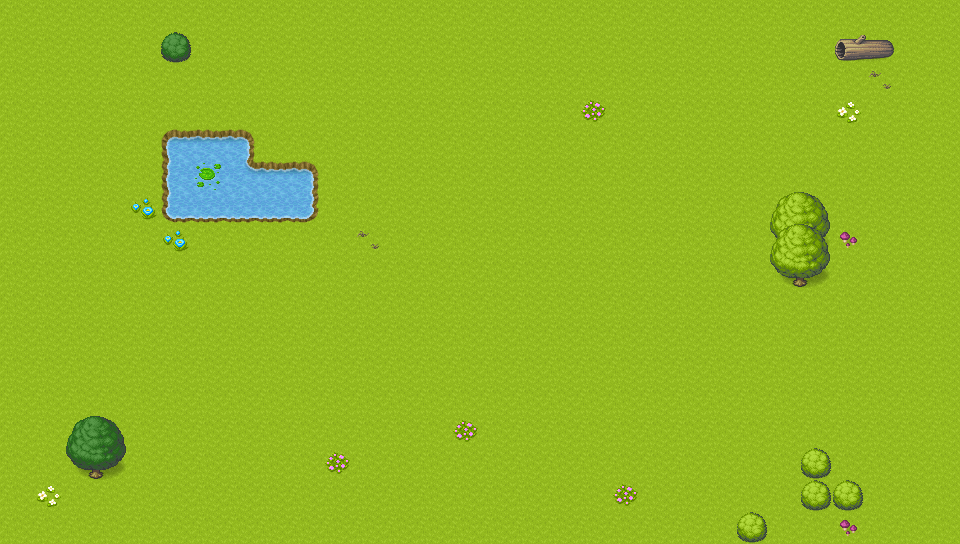

The image is a tile-based game level rendered from a .tmx file. Its description and complete source (layers, tilesets, objects, tile grids) follow:
An orthogonal 30x17 tile map with 32x32 px tiles, 4 tile layers (floor, water, decorations, obstacles), 2 tilesets.

<map version="1.9" tiledversion="1.9.2" orientation="orthogonal" renderorder="right-down" width="30" height="17" tilewidth="32" tileheight="32" infinite="0" nextlayerid="5" nextobjectid="1">
 <tileset firstgid="1" source="[Base]BaseChip_pipo.tsx" />
 <tileset firstgid="1065" source="[A]Water_pipo.tsx" />
 <layer id="1" name="floor" width="30" height="17">
  <data encoding="csv">
1,1,1,1,1,1,1,1,1,1,1,1,1,1,1,1,1,1,1,1,1,1,1,1,1,1,1,1,1,1,
1,1,1,1,1,1,1,1,1,1,1,1,1,1,1,1,1,1,1,1,1,1,1,1,1,1,1,1,1,1,
1,1,1,1,1,1,1,1,1,1,1,1,1,1,1,1,1,1,1,1,1,1,1,1,1,1,1,1,1,1,
1,1,1,1,1,1,1,1,1,1,1,1,1,1,1,1,1,1,1,1,1,1,1,1,1,1,1,1,1,1,
1,1,1,1,1,1,1,1,1,1,1,1,1,1,1,1,1,1,1,1,1,1,1,1,1,1,1,1,1,1,
1,1,1,1,1,1,1,1,1,1,1,1,1,1,1,1,1,1,1,1,1,1,1,1,1,1,1,1,1,1,
1,1,1,1,1,1,1,1,1,1,1,1,1,1,1,1,1,1,1,1,1,1,1,1,1,1,1,1,1,1,
1,1,1,1,1,1,1,1,1,1,1,1,1,1,1,1,1,1,1,1,1,1,1,1,1,1,1,1,1,1,
1,1,1,1,1,1,1,1,1,1,1,1,1,1,1,1,1,1,1,1,1,1,1,1,1,1,1,1,1,1,
1,1,1,1,1,1,1,1,1,1,1,1,1,1,1,1,1,1,1,1,1,1,1,1,1,1,1,1,1,1,
1,1,1,1,1,1,1,1,1,1,1,1,1,1,1,1,1,1,1,1,1,1,1,1,1,1,1,1,1,1,
1,1,1,1,1,1,1,1,1,1,1,1,1,1,1,1,1,1,1,1,1,1,1,1,1,1,1,1,1,1,
1,1,1,1,1,1,1,1,1,1,1,1,1,1,1,1,1,1,1,1,1,1,1,1,1,1,1,1,1,1,
1,1,1,1,1,1,1,1,1,1,1,1,1,1,1,1,1,1,1,1,1,1,1,1,1,1,1,1,1,1,
1,1,1,1,1,1,1,1,1,1,1,1,1,1,1,1,1,1,1,1,1,1,1,1,1,1,1,1,1,1,
1,1,1,1,1,1,1,1,1,1,1,1,1,1,1,1,1,1,1,1,1,1,1,1,1,1,1,1,1,1,
1,1,1,1,1,1,1,1,1,1,1,1,1,1,1,1,1,1,1,1,1,1,1,1,1,1,1,1,1,1
</data>
 </layer>
 <layer id="2" name="water" width="30" height="17">
  <data encoding="csv">
0,0,0,0,0,0,0,0,0,0,0,0,0,0,0,0,0,0,0,0,0,0,0,0,0,0,0,0,0,0,
0,0,0,0,0,0,0,0,0,0,0,0,0,0,0,0,0,0,0,0,0,0,0,0,0,0,0,0,0,0,
0,0,0,0,0,0,0,0,0,0,0,0,0,0,0,0,0,0,0,0,0,0,0,0,0,0,0,0,0,0,
0,0,0,0,0,0,0,0,0,0,0,0,0,0,0,0,0,0,0,0,0,0,0,0,0,0,0,0,0,0,
0,0,0,0,0,1454,1455,1456,0,0,0,0,0,0,0,0,0,0,0,0,0,0,0,0,0,0,0,0,0,0,
0,0,0,0,0,1518,1519,1717,1455,1456,0,0,0,0,0,0,0,0,0,0,0,0,0,0,0,0,0,0,0,0,
0,0,0,0,0,1582,1583,1583,1583,1584,0,0,0,0,0,0,0,0,0,0,0,0,0,0,0,0,0,0,0,0,
0,0,0,0,0,0,0,0,0,0,0,0,0,0,0,0,0,0,0,0,0,0,0,0,0,0,0,0,0,0,
0,0,0,0,0,0,0,0,0,0,0,0,0,0,0,0,0,0,0,0,0,0,0,0,0,0,0,0,0,0,
0,0,0,0,0,0,0,0,0,0,0,0,0,0,0,0,0,0,0,0,0,0,0,0,0,0,0,0,0,0,
0,0,0,0,0,0,0,0,0,0,0,0,0,0,0,0,0,0,0,0,0,0,0,0,0,0,0,0,0,0,
0,0,0,0,0,0,0,0,0,0,0,0,0,0,0,0,0,0,0,0,0,0,0,0,0,0,0,0,0,0,
0,0,0,0,0,0,0,0,0,0,0,0,0,0,0,0,0,0,0,0,0,0,0,0,0,0,0,0,0,0,
0,0,0,0,0,0,0,0,0,0,0,0,0,0,0,0,0,0,0,0,0,0,0,0,0,0,0,0,0,0,
0,0,0,0,0,0,0,0,0,0,0,0,0,0,0,0,0,0,0,0,0,0,0,0,0,0,0,0,0,0,
0,0,0,0,0,0,0,0,0,0,0,0,0,0,0,0,0,0,0,0,0,0,0,0,0,0,0,0,0,0,
0,0,0,0,0,0,0,0,0,0,0,0,0,0,0,0,0,0,0,0,0,0,0,0,0,0,0,0,0,0
</data>
 </layer>
 <layer id="3" name="decorations" width="30" height="17">
  <data encoding="csv">
0,0,0,0,0,0,0,0,0,0,0,0,0,0,0,0,0,0,0,0,0,0,0,0,0,0,0,0,0,0,
0,0,0,0,0,0,0,0,0,0,0,0,0,0,0,0,0,0,0,0,0,0,0,0,0,0,0,0,0,0,
0,0,0,0,0,0,0,0,0,0,0,0,0,0,0,0,0,0,0,0,0,0,0,0,0,0,0,52,0,0,
0,0,0,0,0,0,0,0,0,0,0,0,0,0,0,0,0,0,54,0,0,0,0,0,0,0,53,0,0,0,
0,0,0,0,0,0,0,0,0,0,0,0,0,0,0,0,0,0,0,0,0,0,0,0,0,0,0,0,0,0,
0,0,0,0,0,0,59,0,0,0,0,0,0,0,0,0,0,0,0,0,0,0,0,0,0,0,0,0,0,0,
0,0,0,0,55,0,0,0,0,0,0,0,0,0,0,0,0,0,0,0,0,0,0,0,0,0,0,0,0,0,
0,0,0,0,0,55,0,0,0,0,0,52,0,0,0,0,0,0,0,0,0,0,0,0,0,0,58,0,0,0,
0,0,0,0,0,0,0,0,0,0,0,0,0,0,0,0,0,0,0,0,0,0,0,0,0,0,0,0,0,0,
0,0,0,0,0,0,0,0,0,0,0,0,0,0,0,0,0,0,0,0,0,0,0,0,0,0,0,0,0,0,
0,0,0,0,0,0,0,0,0,0,0,0,0,0,0,0,0,0,0,0,0,0,0,0,0,0,0,0,0,0,
0,0,0,0,0,0,0,0,0,0,0,0,0,0,0,0,0,0,0,0,0,0,0,0,0,0,0,0,0,0,
0,0,0,0,0,0,0,0,0,0,0,0,0,0,0,0,0,0,0,0,0,0,0,0,0,0,0,0,0,0,
0,0,0,0,0,0,0,0,0,0,0,0,0,0,54,0,0,0,0,0,0,0,0,0,0,0,0,0,0,0,
0,0,0,0,0,0,0,0,0,0,54,0,0,0,0,0,0,0,0,0,0,0,0,0,0,0,0,0,0,0,
0,53,0,0,0,0,0,0,0,0,0,0,0,0,0,0,0,0,0,54,0,0,0,0,0,0,0,0,0,0,
0,0,0,0,0,0,0,0,0,0,0,0,0,0,0,0,0,0,0,0,0,0,0,0,0,0,58,0,0,0
</data>
 </layer>
 <layer id="4" name="obstacles" width="30" height="17">
  <data encoding="csv">
0,0,0,0,0,0,0,0,0,0,0,0,0,0,0,0,0,0,0,0,0,0,0,0,0,0,0,0,0,0,
0,0,0,0,0,42,0,0,0,0,0,0,0,0,0,0,0,0,0,0,0,0,0,0,0,0,47,48,0,0,
0,0,0,0,0,0,0,0,0,0,0,0,0,0,0,0,0,0,0,0,0,0,0,0,0,0,0,0,0,0,
0,0,0,0,0,0,0,0,0,0,0,0,0,0,0,0,0,0,0,0,0,0,0,0,0,0,0,0,0,0,
0,0,0,0,0,0,0,0,0,0,0,0,0,0,0,0,0,0,0,0,0,0,0,0,0,0,0,0,0,0,
0,0,0,0,0,0,0,0,0,0,0,0,0,0,0,0,0,0,0,0,0,0,0,0,0,0,0,0,0,0,
0,0,0,0,0,0,0,0,0,0,0,0,0,0,0,0,0,0,0,0,0,0,0,0,9,10,0,0,0,0,
0,0,0,0,0,0,0,0,0,0,0,0,0,0,0,0,0,0,0,0,0,0,0,0,25,26,0,0,0,0,
0,0,0,0,0,0,0,0,0,0,0,0,0,0,0,0,0,0,0,0,0,0,0,0,17,18,0,0,0,0,
0,0,0,0,0,0,0,0,0,0,0,0,0,0,0,0,0,0,0,0,0,0,0,0,0,0,0,0,0,0,
0,0,0,0,0,0,0,0,0,0,0,0,0,0,0,0,0,0,0,0,0,0,0,0,0,0,0,0,0,0,
0,0,0,0,0,0,0,0,0,0,0,0,0,0,0,0,0,0,0,0,0,0,0,0,0,0,0,0,0,0,
0,0,0,0,0,0,0,0,0,0,0,0,0,0,0,0,0,0,0,0,0,0,0,0,0,0,0,0,0,0,
0,0,11,12,0,0,0,0,0,0,0,0,0,0,0,0,0,0,0,0,0,0,0,0,0,0,0,0,0,0,
0,0,19,20,0,0,0,0,0,0,0,0,0,0,0,0,0,0,0,0,0,0,0,0,0,41,0,0,0,0,
0,0,0,0,0,0,0,0,0,0,0,0,0,0,0,0,0,0,0,0,0,0,0,0,0,41,41,0,0,0,
0,0,0,0,0,0,0,0,0,0,0,0,0,0,0,0,0,0,0,0,0,0,0,41,0,0,0,0,0,0
</data>
 </layer>
</map>
